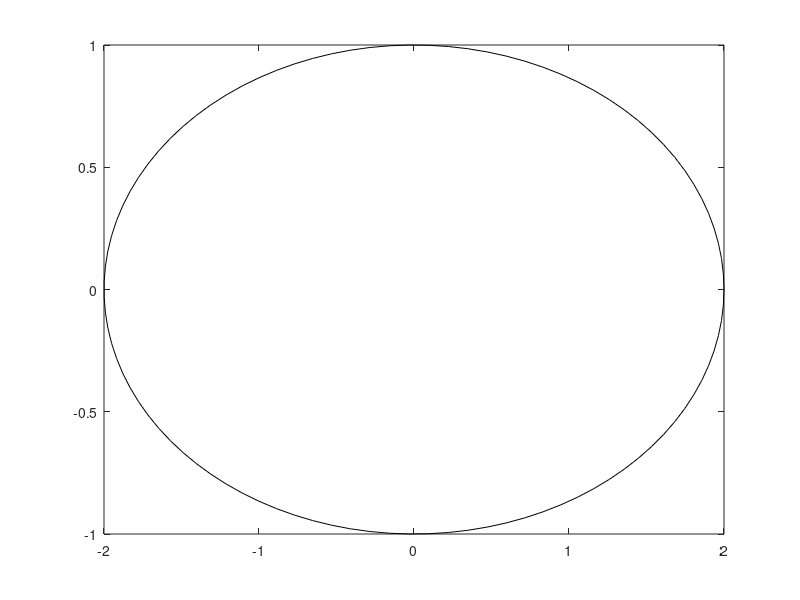

Recreate this plot in MATLAB.
function plotEllipse(semiMajorAxis,semiMinorAxis,centerX,centerY,orientationAngleInDeg,direction,axesHandle)
    % plotEllipse: plots an ellipse on a given axes from its parameters
    % Inputs: (All should be N x 1 vector
    %   [semiMajorAxis,semiMinorAxis,centerX,centerY,orientationAngleInDeg,direction,axesHandle]
    %   direc: +1 or -1 determining color to differentiate the
    %          clockwise and counterclockwise roatations.
    % Outputs:
    %   No outputs
    
    % <<<<<<<<<<<<<<<<<<<<<<< Algorithm Section>>>>>>>>>>>>>>>>>>>>>>>>>>>>
    % Parametric Equation of an Ellipse with semiMajor = a, and semiMinor = b
    % (generally rotated by angle d, and shifted by (cx,cy))
    % Parameter t = [0:2*pi]
    % x = a*cos(t)*cos(d) - b*sin(t)*sin(d) + cx
    % y = a*cos(t)*sin(d) + b*sin(t)*cos(d) + cy
    % Modified version of Ref: http://www.mathopenref.com/coordparamellipse.html
    
    
    % <<<<<<<<<<<<<<<<<<<<<<<<< Example Usage>>>>>>>>>>>>>>>>>>>>>>>>>>>>>>
    % figure; axesH = axes;a = 5;b = 2; cx = 0; cy = 0; angle = -45; direc = 1;
    % plotEllipse(a,b,cx,cy,angle,direc,axesH)
    
    % <<<<<<<<<<<<<<<<<<<<<<<<< Author Section >>>>>>>>>>>>>>>>>>>>>>>>>>>>
    %   Written By: Worku, Norman Girma
    %   Advisor: Prof. Herbert Gross
    %   Part of the RAYTRACE_TOOLBOX V3.0 (OOP Version)
    %	Optical System Design and Simulation Research Group
    %   Institute of Applied Physics
    %   Friedrich-Schiller-University of Jena
    
    % <<<<<<<<<<<<<<<<<<< Change History Section >>>>>>>>>>>>>>>>>>>>>>>>>>
    % Date----------Modified By ---------Modification Detail--------Remark
    % Oct 14,2013   Worku, Norman G.     Original Version       Version 3.0
    
    % <<<<<<<<<<<<<<<<<<<<< Main Code Section >>>>>>>>>>>>>>>>>>>>>>>>>>>>>
    if nargin < 1
        semiMajorAxis = 2;
    end
    if nargin < 2
        semiMinorAxis = 1;
    end
    if nargin < 3
        centerX = 0;
    end
    if nargin < 4
        centerY = 0;
    end
    if nargin < 5
        orientationAngleInDeg = 0;
    end
    if nargin < 6
        direction = 1;
    end
    if nargin < 7
        figure;
        axesHandle = axes;
    end
    
    % Determine the size of each inputs
    nsemiMajorAxis = size(semiMajorAxis,1);
    nsemiMinorAxis = size(semiMinorAxis,1);
    ncenterX = size(centerX,1);
    ncenterY = size(centerY,1);
    norientationAngleInDeg = size(orientationAngleInDeg,1);
    ndirection = size(direction,1);
    % The number of array to be initialized is maximum of all inputs
    nMax = max([nsemiMajorAxis,nsemiMinorAxis,ncenterX,ncenterY,norientationAngleInDeg,ndirection]);
    
    % Fill the smaller inputs to have nMax size by repeating their
    % last element
    if nsemiMajorAxis < nMax
        semiMajorAxis = cat(1,semiMajorAxis,repmat(semiMajorAxis(end,:),[nMax-nsemiMajorAxis,1]));
    else
        semiMajorAxis = semiMajorAxis(1:nMax,:);
    end
    
    if nsemiMinorAxis < nMax
        semiMinorAxis = cat(1,semiMinorAxis,repmat(semiMinorAxis(end,:),[nMax-nCent_x,1]));
    else
        semiMinorAxis = semiMinorAxis(1:nMax,:);
    end
    if ncenterX < nMax
        centerX = cat(1,centerX,repmat(centerX(end,:),[nMax-nCent_y,1]));
    else
        centerX = centerX(1:nMax,:);
    end
    if ncenterY < nMax
        centerY = cat(1,centerY,repmat(centerY(end,:),[nMax-nWaist_x,1]));
    else
        centerY = centerY(1:nMax,:);
    end
    if norientationAngleInDeg < nMax
        orientationAngleInDeg = cat(1,orientationAngleInDeg,repmat(orientationAngleInDeg(end,:),[nMax-nWaist_y,1]));
    else
        orientationAngleInDeg = orientationAngleInDeg(1:nMax,:);
    end
    if ndirection < nMax
        direction = cat(1,direction,repmat(direction(end,:),[nMax-nAngle,1]));
    else
        direction = direction(1:nMax,:);
    end
    
    angInRad = orientationAngleInDeg/180*pi;
    nPoints = 100;
    t = (linspace(0,2*pi,nPoints))';%0:0.1:2*pi+0.1;
    
    % Valid inputs which are not NaN
    validIndices = (~isnan(semiMajorAxis)&~isnan(semiMinorAxis));
    if sum(double(validIndices)) == 0
        disp('Error: All of elliplse parameters are NaN.');
        return;
    else
        semiMajorAxis(~validIndices) = [];
        semiMinorAxis(~validIndices) = [];
        centerX(~validIndices) = [];
        centerY(~validIndices) = [];
        angInRad(~validIndices) = [];
        direction(~validIndices) = [];
    end
    x = cos(t)*(semiMajorAxis.*cos(angInRad))' - sin(t)*(semiMinorAxis.*sin(angInRad))' + ones(nPoints,1)*centerX';
    y = cos(t)*(semiMajorAxis.*sin(angInRad))' + sin(t)*(semiMinorAxis.*cos(angInRad))' + ones(nPoints,1)*centerY';
    
    % Plot the CCW and CW ellipses separately
    isCW = (direction==1);
    plot(axesHandle,x(:,isCW),y(:,isCW),'k');
    hold on
    plot(axesHandle,x(:,~isCW),y(:,~isCW),'r');
end
